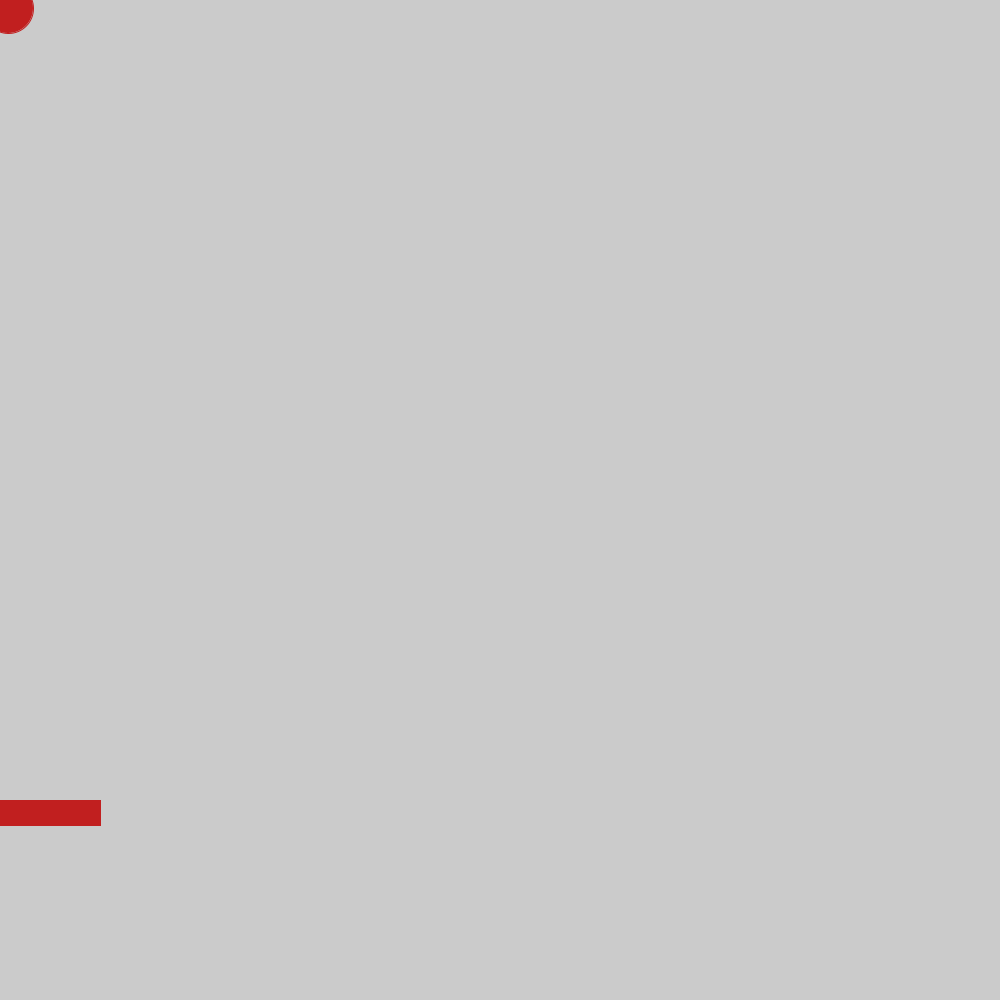
Frame 1 (no input)
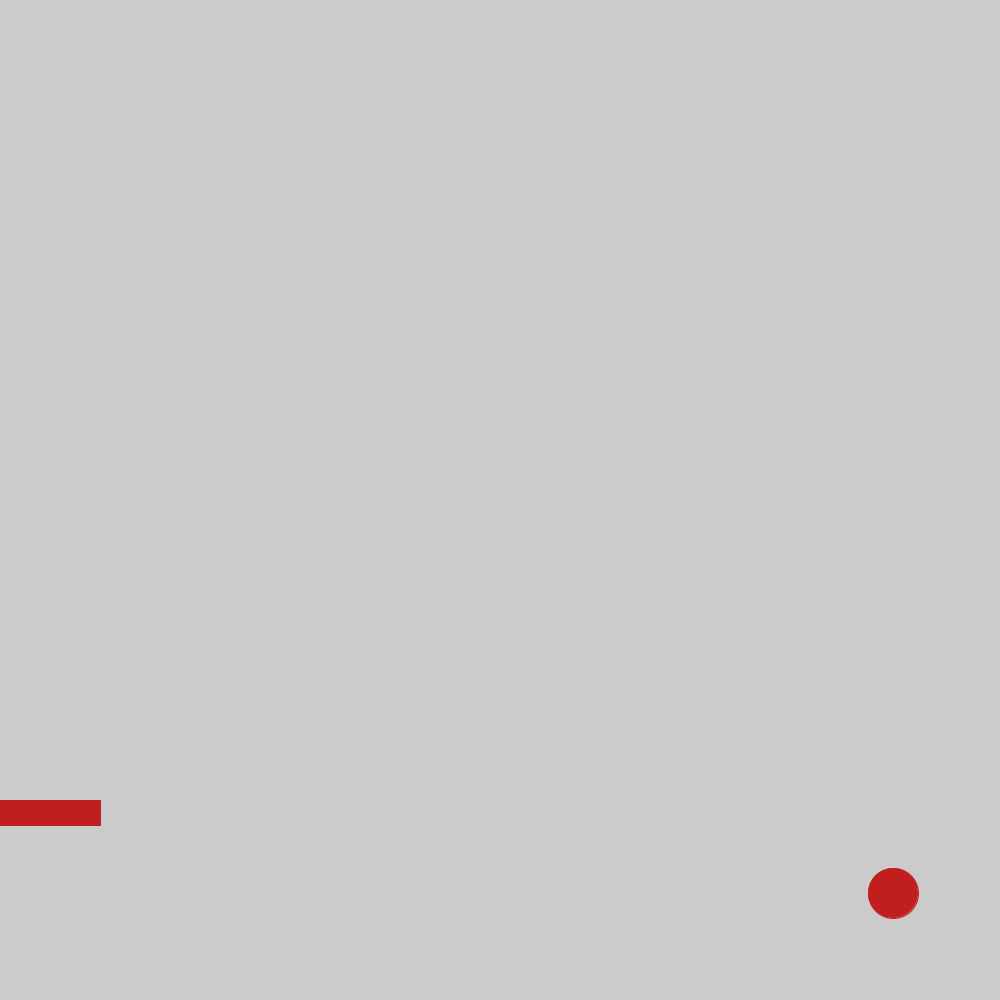
Frame 60 (the mouse pressed at the canvas centre just before this capture)
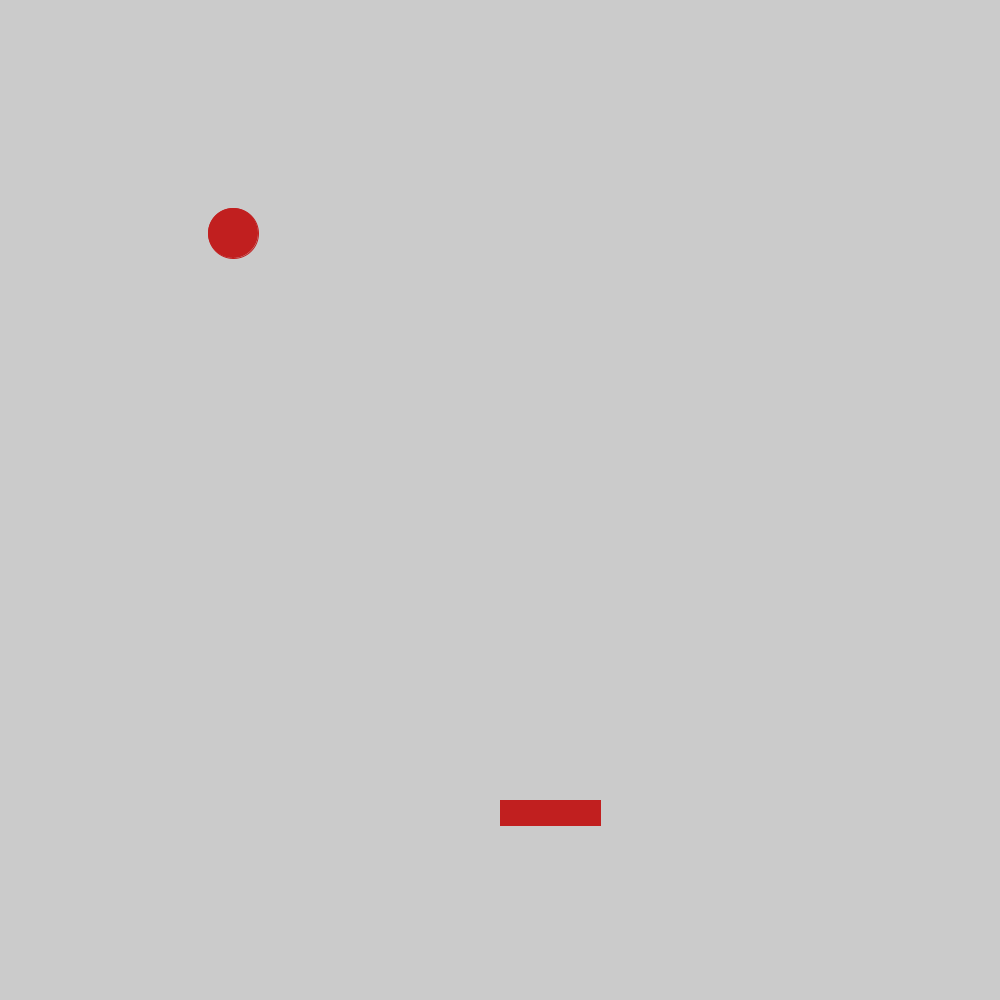
Frame 120 (the mouse held since frame 60 and released just before this capture)

The Processing sketch that drew these frames (run headless with seeded random() and noise(); from frame 60 on, the mouse is pressed at the canvas centre):

// Processing sketch: pong
// ── pong.pde
int x=8;
int speedx=15;
int speedy=15;
int y=8;
void setup(){
  size(1000,1000);
}

void draw(){
background( #CBCBCB);
fill(#C11F1F);
stroke(#C11F1F);
ellipse(x, y, 50, 50);
x=x+speedx;
y=y+speedy;
if(x > width){
    speedx = -speedx;
}
if(x < 0 ){
    speedx = -speedx;
}
if(y > height){
    speedy = -speedy;
}
if(y < 0 ){
    speedy = -speedy;



}
boolean I=intersects(x,y,mouseX,800,100);
rect(mouseX, 800, 100, 25);
if (I==true){
  speedy=-speedy;
  
}



}


boolean intersects(int ballX, int ballY, int paddleX, int paddleY,
int paddleLength) {
    if (ballY > paddleY && ballX > paddleX && ballX < paddleX + paddleLength)
        return true;
    else
        return false;
}
